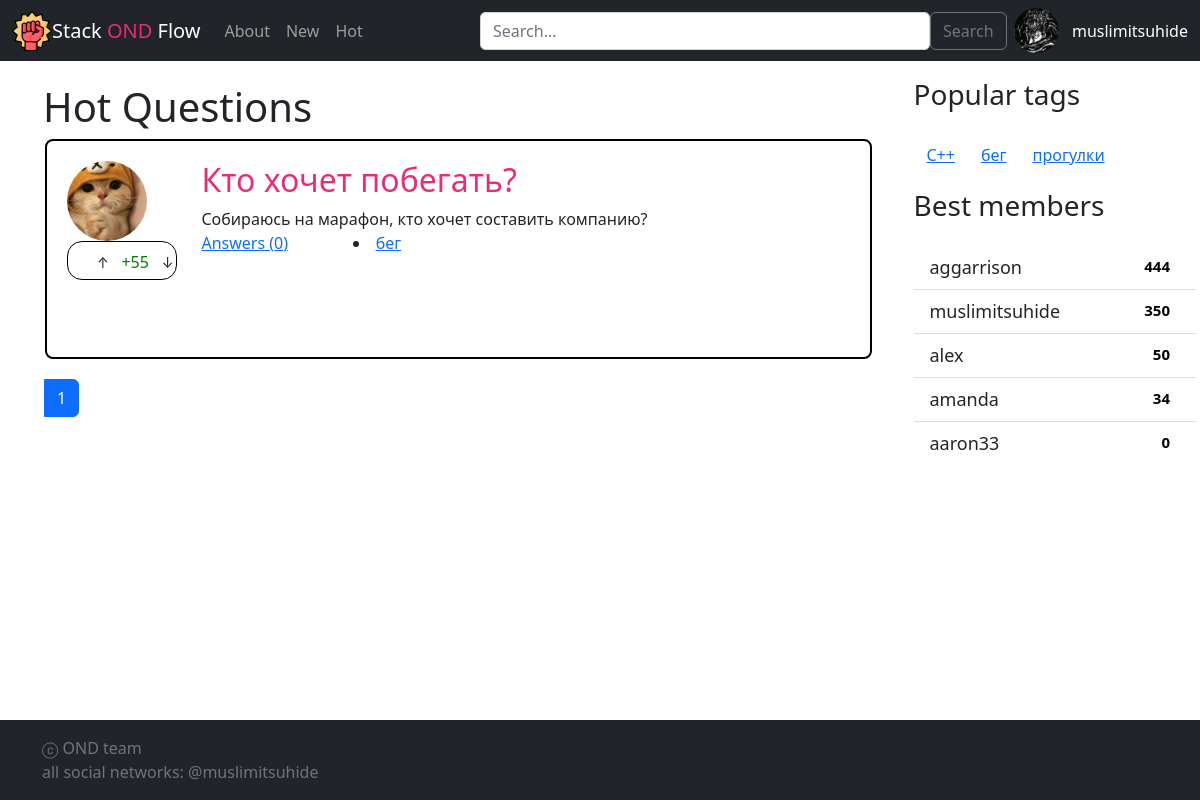
The app's page /tag/бег/ with its own data.
### askme/models.py (models this page shows, shortened)
class Question(models.Model):
    title = models.CharField(max_length=20)
    content = models.TextField(blank=True)
    create_date = models.DateTimeField(auto_now_add=True)
    rating = models.IntegerField(default=0)
    author = models.ForeignKey('Profile', on_delete=models.CASCADE, related_name='questions')
    tags = models.ManyToManyField('Tag', blank=True, related_name='questions')
    objects = QuestionManager()

class Tag(models.Model):
    title = models.CharField(max_length=20)
    objects = TagManager()

class Profile(models.Model):
    user = models.OneToOneField(User, on_delete=models.PROTECT)
    avatar = models.ImageField(upload_to='static/img/avatar', blank=True, null=True)
    name = models.CharField(max_length=255)
    rating = models.IntegerField(default=0)
    objects = ProfileManager()
    class Meta:
        app_label = 'askme'

### askme/views.py (the view)
# urls.py: path('tag/<str:tag>/', views.tag, name='tag'),
def tag(request, tag):
    try:
        questions = models.Question.objects.tag_questions(models.Tag.objects.get_by_title(tag))
        page_obj = paginate(questions, request, 3)
        context = {'page_obj': page_obj, 'title': f'Tag:{tag} Questions'}
        sidebar_content(context)
    except:
         raise Http404("Tag does not exist")
    return render(request, 'index.html', context)

### askme/models.py (called while the page is built)
    def get_top5(self):
        return self.order_by('-rating')[:5]

    def get_top5(self):
        return self.annotate(count=Count('questions')).order_by('-count')[:5]

    def get_by_title(self, current_title):
        return self.filter(title=current_title)[0]

    def tag_questions(self, tag):
        return self.filter(tags=tag).order_by('-rating')

### askme/views.py (called while the page is built)
def paginate(objects_list, request, per_page=3):
    paginator = Paginator(objects_list, per_page)
    try:
        limit = int(request.GET.get('page', 10))
    except ValueError:
        limit = 10
    if limit > 10:
        limit = 10
    try:
        page_number  = int(request.GET.get('page', 1))
    except ValueError:
        raise Http404
    return paginator.get_page(page_number)

def sidebar_content(context):
    context['top_tags'] = models.Tag.objects.get_top5()
    context['top_users'] = models.Profile.objects.get_top5()

### templates/index.html (shortened to what this page needs)
{% extends "inc/base.html" %}
{% load static %}
{% block content %}
  <div class="row">
    <div class="col-9 page-header">
      <h1>Hot Questions</h1>
    </div>
  </div>
  {% for question in page_obj %}
    {% include "inc/question_item.html" %}
  {% endfor %}
  {% include "inc/paginator.html" %}
{% endblock content %}

### templates/inc/question_item.html (shortened to what this page needs)
{% load static %}
<div class="question">
  <div class="row">
      <div class="col-2">
          <div class="question-avatar">
              <img src="{% static "img/avatar1.jpeg" %}" alt="">
          </div>
          <div class="question-rating">
            <div class="question-rating-arrows">
              <div class="btn btn-sm question-rating-arrow-up">↑</div>
              <div class="question-rating-amount success">+{{question.rating}}</div>
              <div class="btn btn-sm question-rating-arrow-down">↓</div>
            </div>
          </div>
      </div>
      <div class="col-9">
        <div class="row question-header">
          <h2><a href="{% url "question" question.id %}">{{question.title}}</a></h2>
        </div>
          <div class="question-text">{{question.content}}</div>
          <div class="row">
              <div class="col-3">
                <div class="question-answers"><a href="{% url "question" question.id %}">Answers ({{question.answers.count}})</a></div>
              </div>
              <div class="col-4">
                {% for tag in question.tags.all %}
                  <li class = "answer-tag"><a href="{% url "tag" tag=tag.title %}">{{tag.title}}
                {% endfor %}
              </div>
          </div>
      </div>
  </div>
</div>

### templates/inc/sidebar.html
<div class="col-3 sidebar">
    <div class="sidebar-block sidebar-tags">
      <div class="row sidebar-header">
        <h3>Popular tags<h3>
      </div>
      <div class="sidebar-content">
        {% for tag in top_tags %}
          <li class="btn"><a href="{% url "tag" tag=tag.title %}">{{tag.title}}</a></li>
        {% endfor %}
      </div>
    </div>
    <div class="sidebar-block sidebar-users">
      <div class="row sidebar-header">
        <h3>Best members<h3>
      </div>
      <div class="sidebar-content">
        <ul class="list-group list-group-flush">
          {% for user in top_users %}
            <div class="list-group-item sidebar-user">
              <a href="#" class="sidebar-user-name">{{user.name}}</a>
              <span class="badge badge-primary badge-pill">{{user.rating}}</span>
            </div>
          {% endfor %}
        </ul>
      </div>
    </div>

### static/css/style.css (style rules this page uses)
.page-header { padding: 5px 0px 0px 10px; }
.question { height: 220px; border: 2px solid black; border-radius: 8px; padding: 20px; margin-bottom: 20px; }
.question-header a { color: rgb(235, 44, 117); text-decoration: none; font-weight: 300; }
.question-avatar { height: 80px; width: 80px; }
.question-avatar > img { height: 100%; width: 100%; object-fit: cover; border-radius: 45px; }
.question-rating { display: flex; align-items: center; border: 1px solid #000; border-radius: 15px; }
.question-rating-arrows { display: flex; margin: 5px 5px 1px 20px; }
.question-rating-amount { width: 35px; margin-top: 3px; text-align: center; }
.sidebar { padding: 0px 15px 0px 30px; margin: 0px 0px 15px 0px; }
.sidebar-block { margin-bottom: 15px; }
.sidebar-header { font-size: 22px; font-weight: 500; margin-bottom: 8px; }
.sidebar-content { font-size: 18px; flex-wrap: wrap; display: flex; }
.list-group-item .badge { color: black; margin-left: 5px; }
.sidebar-user a { color: #212529; text-decoration: none; }
.sidebar-user .badge { font-size: 15px; }
.sidebar-user-name { width: 200px; }
.sidebar-user { display: flex; justify-content: space-between; }
.success { color: green; }

### records on screen
Question: rating "55", title "Кто хочет побегать?", content "Собираюсь на марафон, кто хочет составить компанию?", answers.count "0"
Tag: title "бег"
Tag: title "С++"
Tag: title "прогулки"
Profile: name "aggarrison", rating "444"
Profile: name "muslimitsuhide", rating "350"
Profile: name "alex", rating "50"
Profile: name "amanda", rating "34"
Profile: name "aaron33", rating "0"

### other values on screen
{{ page_obj.number }} "1"
